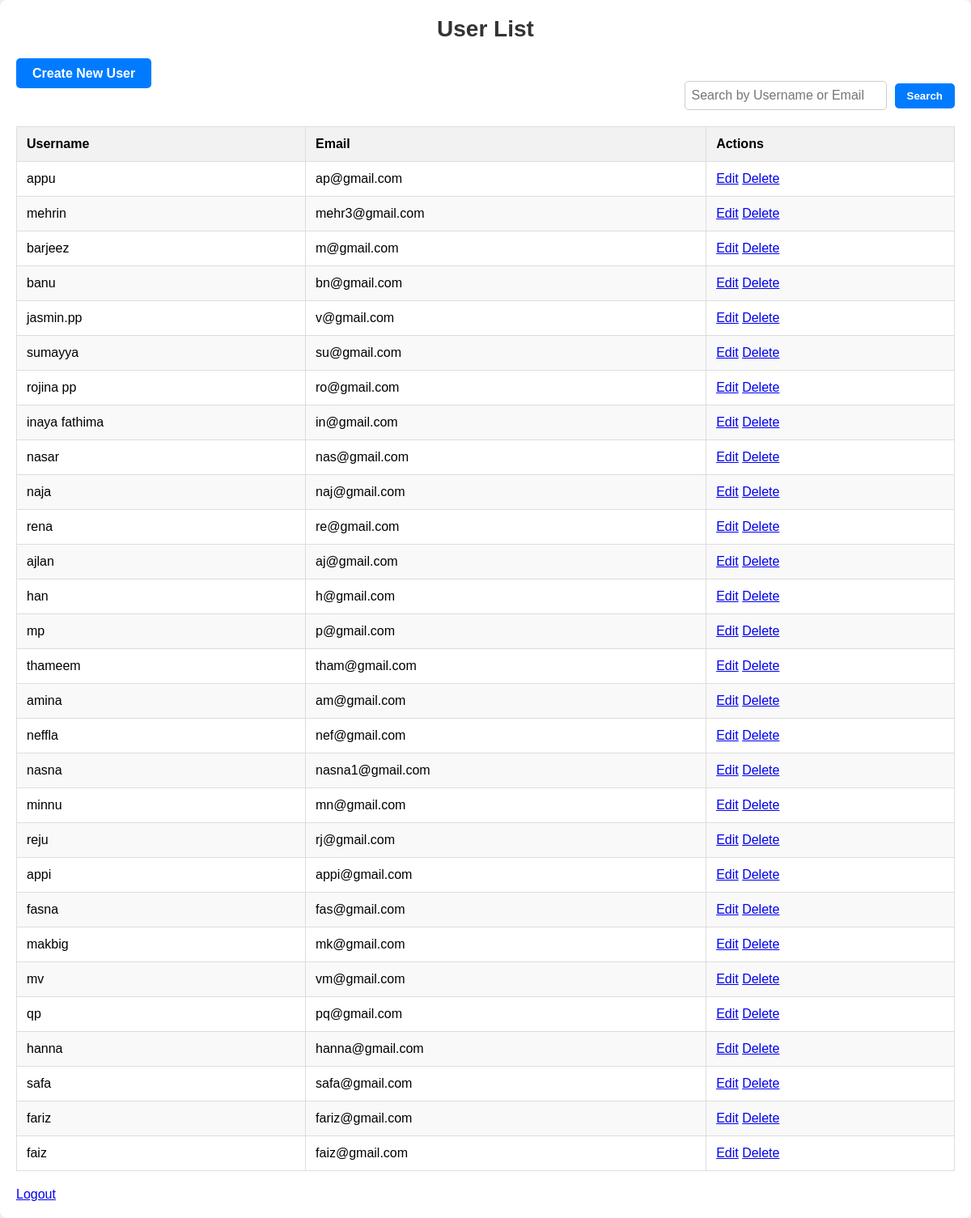
The app's page /accounts/user-list/ (signed in) with its own data.
### accounts/models.py (models this page shows, shortened)
class User(AbstractBaseUser):
    username = models.CharField(max_length=150, unique=True)
    email = models.EmailField(unique=True)
    is_active=models.BooleanField(default=True)
    is_staff = models.BooleanField(default=False)
    is_superuser = models.BooleanField(default=False)
    objects = UserManager()
    REQUIRED_FIELDS = ['email']
    USERNAME_FIELD = 'username'

### accounts/views.py (the view)
# urls.py: path('user-list/',views.user_list,name='user_list'),
@never_cache
@login_required
def user_list(request):
    if not request.session.get('admin_logged_in',False):
        return redirect('admin_login')
    search_query=request.GET.get('search','')
    if search_query:
        users=User.objects.filter(
            Q(username__istartswith=search_query) |Q(email__istartswith=search_query)
        )
    else:
        users=User.objects.all()
    return render(request,'accounts/user_list.html',{'users':users,'search_query':search_query})

### accounts/templates/accounts/user_list.html (shortened to what this page needs)
<!DOCTYPE html>
<html>
<head>
    <!-- {% load static %}
    <link rel="stylesheet" href="{% static 'styles.css' %}"> -->
</head>
<body>
    <div class="container">
        <h2>User List</h2>
        <a href="{% url 'create_user' %}" class="btn">Create New User</a>
        <form method="GET" action="{%url 'user_list' %}" class="search-form">
            <input type="text" name="search" placeholder="Search by Username or Email" />
            <button type="submit">Search</button>
        </form>
        <table>
            <thead>
                <tr>
                    <th>Username</th>
                    <th>Email</th>
                    <th>Actions</th>
                </tr>
            </thead>
            <tbody>
                {% if users %}
                    {% for user in users %}
                    <tr>
                       <td>{{user.username}}</td>
                       <td>{{user.email}}</td>
                       <td>
                           <a href="{% url 'edit_user' user.id %}">Edit</a>
                           <a href="{% url 'delete_user' user.id %}">Delete</a>
                        </td>
                    </tr>
                    {% endfor %}
                {% else %}
                   <tr>
                    <td colspan="3">No users found</td>
                   </tr>
                {% endif %}
            </tbody>
        </table>
        <a href="{% url 'logout' %}">Logout</a>
    </div>
</body>
</html>

### accounts/templates/accounts/user_list.html (style rules this page uses)
* { margin: 0; padding: 0; box-sizing: border-box; }
body { font-family: Arial, sans-serif; background-color: #f4f4f9; margin: 0; padding: 0; display: flex; justify-content: center; align-items: flex-start; flex-direction: column; min-height: 100vh; }
.container { width: 100%; max-width: 1200px; margin: 0px auto; padding: 20px; background-color: #fff; border-radius: 8px; box-shadow: 0 0 10px rgba(0, 0, 0, 0.1); }
h2 { color: #333; text-align: center; font-size: 28px; margin-bottom: 30px; }
.btn { padding: 10px 20px; background-color: #007bff; color: white; border-radius: 5px; font-weight: bold; text-decoration: none; }
.search-form { display: flex; justify-content: flex-end; align-items: center; }
.search-form input { padding: 8px; width: 250px; margin-right: 10px; border-radius: 5px; border: 1px solid #ccc; font-size: 16px; }
.search-form button { padding: 8px 15px; background-color: #007bff; color: white; border: none; border-radius: 5px; font-weight: bold; cursor: pointer; }
table { width: 100%; border-collapse: collapse; margin: 20px auto; }
th, td { padding: 12px; text-align: left; border: 1px solid #ddd; font-size: 16px; }
th { background-color: #f2f2f2; }
tr:nth-child(even) { background-color: #f9f9f9; }

### records on screen
User: username "appu", email "ap@gmail.com"
User: username "mehrin", email "mehr3@gmail.com"
User: username "barjeez", email "m@gmail.com"
User: username "banu", email "bn@gmail.com"
User: username "jasmin.pp", email "v@gmail.com"
User: username "sumayya", email "su@gmail.com"
User: username "rojina pp", email "ro@gmail.com"
User: username "inaya fathima", email "in@gmail.com"
User: username "nasar", email "nas@gmail.com"
User: username "naja", email "naj@gmail.com"
User: username "rena", email "re@gmail.com"
User: username "ajlan", email "aj@gmail.com"
User: username "han", email "h@gmail.com"
User: username "mp", email "p@gmail.com"
User: username "thameem", email "tham@gmail.com"
User: username "amina", email "am@gmail.com"
User: username "neffla", email "nef@gmail.com"
User: username "nasna", email "nasna1@gmail.com"
User: username "minnu", email "mn@gmail.com"
User: username "reju", email "rj@gmail.com"
User: username "appi", email "appi@gmail.com"
User: username "fasna", email "fas@gmail.com"
User: username "makbig", email "mk@gmail.com"
User: username "mv", email "vm@gmail.com"
User: username "qp", email "pq@gmail.com"
User: username "hanna", email "hanna@gmail.com"
User: username "safa", email "safa@gmail.com"
User: username "fariz", email "fariz@gmail.com"
User: username "faiz", email "faiz@gmail.com"
